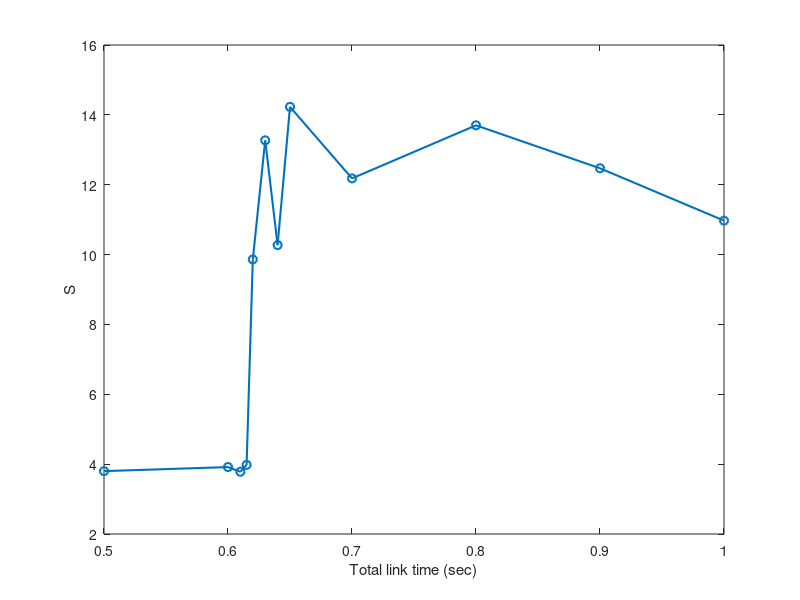

Recreate this plot in MATLAB.
% Total protocol time: 1
% True offset: 46.123
% Time resolution: 0.014901
% Offset: -46.1191
% Coincidence frac: 0.003003
% S: 11.2854
% error probability: 0
% Desired time accuracy: 0.00033356
% Accuracy: 0.0039061
% FAILS: 0
% Mean S: 10.9719
% 
% Total protocol time: 0.9
% True offset: 46.123
% Time resolution: 0.013411
% Offset: -46.1206
% Coincidence frac: 0.0030037
% S: 12.6114
% error probability: 0
% Desired time accuracy: 0.00033356
% Accuracy: 0.002416
% FAILS: 0
% Mean S: 12.4701
% 
% Total protocol time: 0.8
% True offset: 46.123
% Time resolution: 0.011921
% Offset: -46.1221
% Coincidence frac: 0.003002
% S: 13.2373
% error probability: 0
% Desired time accuracy: 0.00033356
% Accuracy: 0.00092587
% Mean S: 13.7
% 
% 
% Total protocol time: 0.5
% True offset: 46.123
% Time resolution: 0.0074506
% Offset: 26.2633
% Coincidence frac: 0.003001
% S: 3.7388
% error probability: 6204.4354
% Desired time accuracy: 0.00033356
% Accuracy: 72.3863
% FAILS :10
% Mean S: 3.8
% 
% Total protocol time: 0.6
% True offset: 46.123
% Time resolution: 0.0089407
% Offset: -25.6777
% Coincidence frac: 0.0030037
% S: 4.1417
% error probability: 1156.9081
% Desired time accuracy: 0.00033356
% Accuracy: 20.4453
% FAILS: 10
% Mean S: 3.9159
% 
% Total protocol time: 0.7
% True offset: 46.123
% Time resolution: 0.010431
% Offset: -46.1251
% Coincidence frac: 0.0030027
% S: 13.2036
% error probability: 0
% Desired time accuracy: 0.00033356
% Accuracy: 0.0020544
% FAILS: 0
% Mean S: 12.181
% 
% 
% 
% Total protocol time: 0.65
% True offset: 46.123
% Time resolution: 0.0096858
% Offset: -46.1236
% Coincidence frac: 0.0030032
% S: 13.152
% error probability: 0
% Desired time accuracy: 0.00033356
% Accuracy: 0.00056424
% FAILS: 0
% Mean S: 14.2288
% 
% Total protocol time: 0.64
% True offset: 46.123
% Time resolution: 0.0095367
% Offset: -46.1197
% Coincidence frac: 0.0030032
% S: 10.6783
% error probability: 0
% Desired time accuracy: 0.00033356
% Accuracy: 0.0033101
% FAILS: 0
% Mean S: 10.2723
% 
% Total protocol time: 0.63
% True offset: 46.123
% Time resolution: 0.0093877
% Offset: -46.1219
% Coincidence frac: 0.0030033
% S: 15.2367
% error probability: 0
% Desired time accuracy: 0.00033356
% Accuracy: 0.0010749
% FAILS: 0
% Mean S: 13.2712
% 
% Total protocol time: 0.62
% True offset: 46.123
% Time resolution: 0.0092387
% Offset: -46.1197
% Coincidence frac: 0.0030034
% S: 10.7681
% error probability: 0
% Desired time accuracy: 0.00033356
% Accuracy: 0.0033101
% FAILS: 0
% Mean S: 9.8614
% 
% Total protocol time: 0.61
% True offset: 46.123
% Time resolution: 0.0090897
% Offset: -41.7127
% Coincidence frac: 0.0030036
% S: 3.9469
% error probability: 2656.0326
% Desired time accuracy: 0.00033356
% Accuracy: 4.4103
% FAILS: 10
% Mean S: 3.782
% 
% Total protocol time: 0.615
% True offset: 46.123
% Time resolution: 0.0091642
% Offset: -4.8754
% Coincidence frac: 0.0030019
% S: 4.4213
% error probability: 329.1526
% Desired time accuracy: 0.00033356
% Accuracy: 41.2476
% FAILS: 10
% Mean S: 3.9787


% times = [1, .9, .8, .7, .6, .5, .61, .62, .63, .64, .65, .615];
% Ss = [10.9719, 12.4701, 13.7, 12.181, 3.9159, 3.8, 3.782 9.8614 13.2712 10.2723 14.2288 3.9787];


times = [.5, .6, .61, .615, .62, .63, .64, .65, .7, .8, .9, 1];
Ss = [3.8, 3.9159, 3.782, 3.9787, 9.8614, 13.2712, 10.2723, 14.2288, 12.181, 13.7, 12.4701, 10.9719];




plot(times, Ss, '-o', 'LineWidth',1.5);
xlabel('Total link time (sec)');
ylabel('S');
